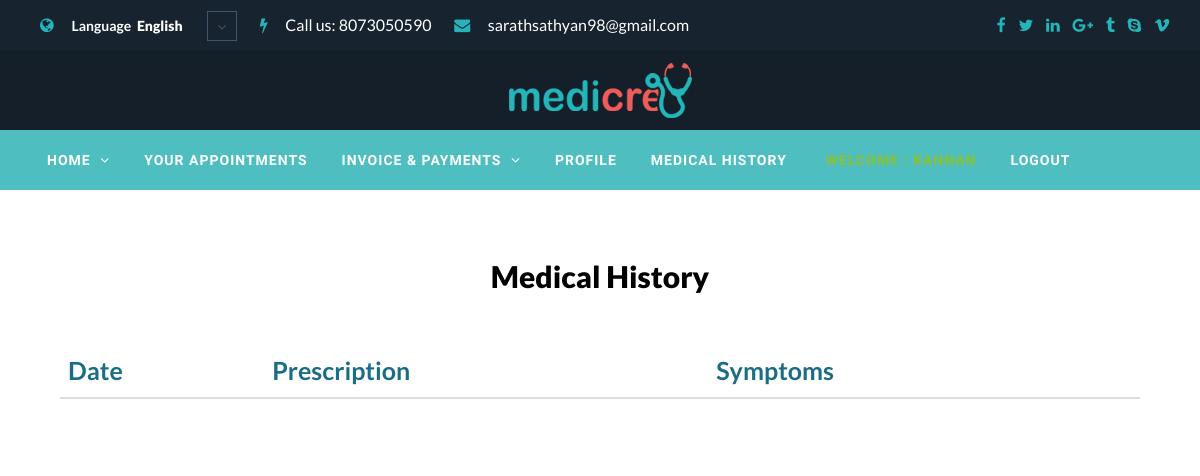
The app's page /patientMedical/ (signed in), older data.
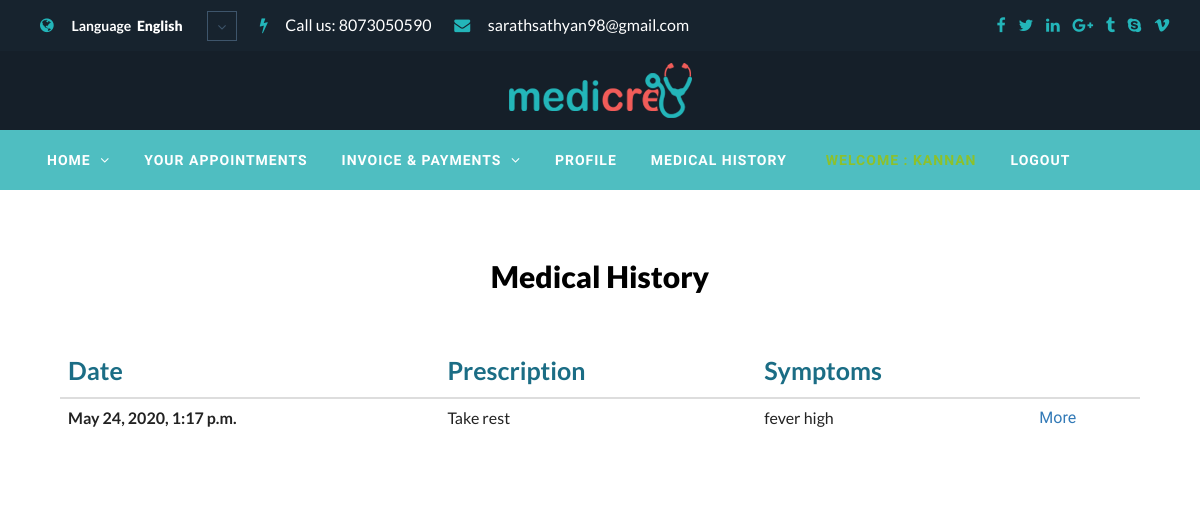
The same page, newer data.
### Hospital/models.py (models this page shows, shortened)
class Prescription(models.Model):
    user_id = models.ForeignKey(UserDetails,on_delete=models.CASCADE)
    prescrip = models.CharField(max_length=100)
    disease = models.CharField(max_length=100)
    patient = models.CharField(max_length=100)
    create_date = models.DateTimeField(default=datetime.now,null=True)

### Hospital/views.py (the view)
# urls.py: path('patientMedical/', views.PatientMedical, name='patientMedical'),
def PatientMedical(request):
    user = request.user
    p_name = user.first_name+" "+user.last_name
    print(p_name)
    medical = Prescription.objects.filter(patient=p_name)
    context ={
        'medical':medical,
    }
    return render(request,'Patient_Pages/patientMedical.html',context)

### templates/Patient_Pages/patientMedical.html (shortened to what the changed rows need)
{% extends 'base.html' %}
{% load static %}
{% block content %}
    {% include 'partials/_header.html' %}
    <section class="top">
                        <div class="container">
                            <div >
                            <div class="row">
                                    <div class="col-sm-6 v3-homeform" style="width: 100%">
                                    <div class="about-form" style="background: transparent">
                                        <div class="form-title text-center">
                                            <h2 > <span class="head">Medical History</span></h2>
                                        </div>
                                            <table class="table">
                                              <thead class="thead-light" style="color: #1b6d85;font-size: 25px">
                                                <tr>
                                                  <th scope="col">Date</th>
                                                  <th scope="col">Prescription</th>
                                                  <th scope="col">Symptoms</th>
                                                  <th scope="col"></th>
                                                </tr>
                                              </thead>
                                              <tbody>
                                              {% for m in medical %}
                                                <tr style="font-size: 20    px">
                                                  <th scope="row">{{ m.create_date }}</th>
                                                  <td>{{ m.prescrip }}</td>
                                                  <td>{{ m.disease }}</td>
                                                  <td><a href="#">More</a> </td>
                                                </tr>
                                              {% endfor %}
                                              </tbody>
                                            </table>
                                    </div>
                                    </div>
                            </div>
                            </div>
                        </div>
    </section>
{% endblock %}

Row changes from the older to the newer data that the page shows:
added Prescription: create_date "May 24, 2020, 1:17 p.m.", prescrip "Take rest", disease "fever high"
